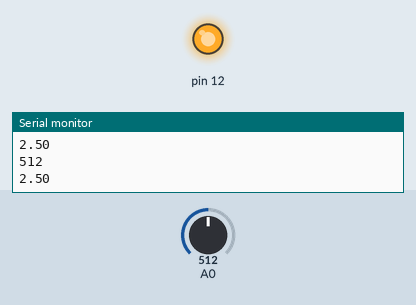
This sketch was run on a simulated Arduino Uno, built with avr-gcc and run on an emulated ATmega328P. Shown: output pins drawn as LEDs (lit = HIGH), the last lines printed to the serial monitor. The inputs (shaded band) are chosen by the test bench; at power-on: A0 = 512.

Above: at 1.3 s.
1.4 s: A0 set to 134
2.9 s: A0 set to 116
At 3.9 s:
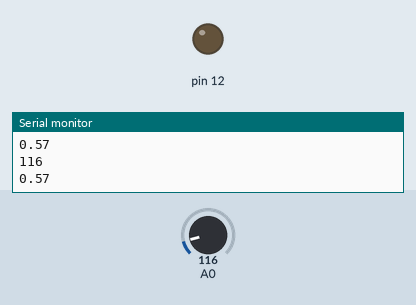
4.5 s: A0 set to 306
At 5.1 s:
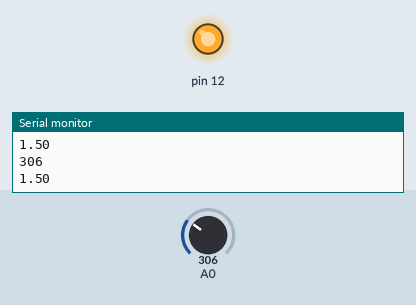
6.0 s: A0 set to 122
At 6.3 s:
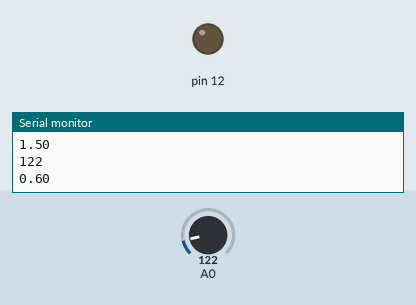
Timing chart, 0 to 8.5 s (numbered marks = the images above; inputs shaded):
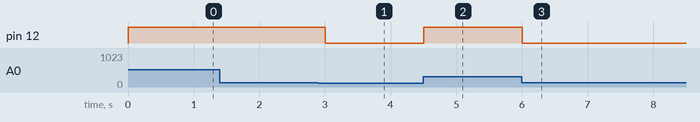

Measured:
- the behaviour switches between 128 and 127 on A0 (found by bisection; images 0 and 1)
- after the input at 2.9 s, pin 12: HIGH → LOW after 0.11 s
- after the input at 4.5 s, pin 12: LOW → HIGH at once
- after the input at 6.0 s, pin 12: HIGH → LOW at once

The sketch:

potentiometer.ino
```cpp
void setup() {
  // put your setup code here, to run once:
  Serial.begin(9600);
  pinMode(12,OUTPUT);
}

void loop() {
  // put your main code here, to run repeatedly:
  int sensorValue = analogRead(A0);
  float voltage = sensorValue * (5.0/1023.0);
  Serial.println(sensorValue);
  Serial.println(voltage);
  Serial.println();
  analogWrite(12, sensorValue);
  delay(500);
}
```
